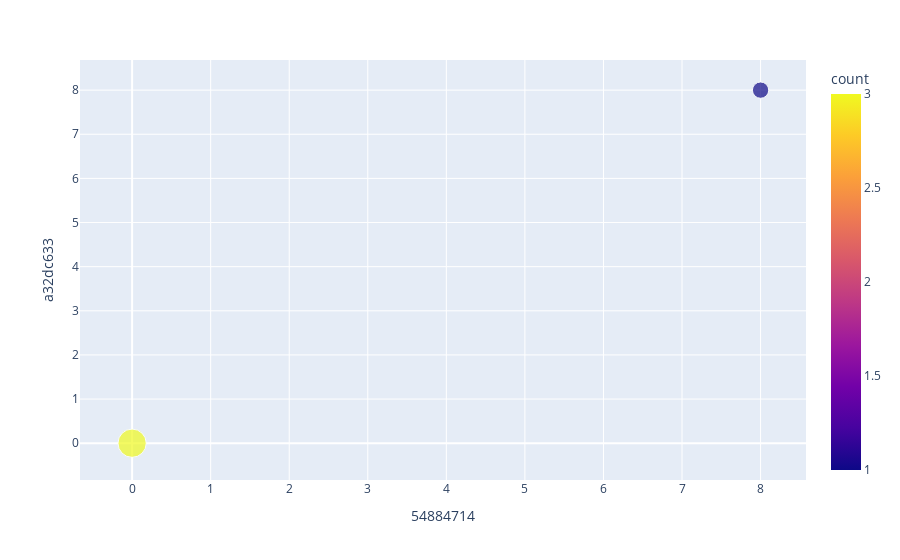

Here is the notebook cell this chart was saved with:
### Code cell
xAxis = '54884714'
yAxis = 'a32dc633'
dfBroker19_1 = [df for df in dfList if df['name'] == 'abb-edge-19-broker-1'][0]
dfT1 = transposeData(dfBroker19_1['data'], '60T')
df1 = pd.DataFrame(dfT1, columns=[xAxis, yAxis])

df2 = df1.groupby([xAxis, yAxis]).size().reset_index(name='count')
display(df2)
fig = px.scatter(df2, x = xAxis, y = yAxis, size='count', color="count")
fig.show()

### Figure 1 — Plotly figure (JSON) as saved in the notebook; plotly's stock layout.template omitted (floating-point values rounded to 4 significant figures)
{"data": [{"hovertemplate": "54884714=%{x}<br>a32dc633=%{y}<br>count=%{marker.color}<extra></extra>", "legendgroup": "", "marker": {"color": [3, 1], "coloraxis": "coloraxis", "size": [3, 1], "sizemode": "area", "sizeref": 0.0075, "symbol": "circle"}, "mode": "markers", "name": "", "orientation": "v", "showlegend": false, "type": "scatter", "x": [0, 8], "xaxis": "x", "y": [0, 8], "yaxis": "y"}], "layout": {"coloraxis": {"colorbar": {"title": {"text": "count"}}, "colorscale": [[0, "#0d0887"], [0.1111, "#46039f"], [0.2222, "#7201a8"], [0.3333, "#9c179e"], [0.4444, "#bd3786"], [0.5556, "#d8576b"], [0.6667, "#ed7953"], [0.7778, "#fb9f3a"], [0.8889, "#fdca26"], [1, "#f0f921"]]}, "legend": {"itemsizing": "constant", "tracegroupgap": 0}, "margin": {"t": 60}, "xaxis": {"anchor": "y", "domain": [0, 1], "title": {"text": "54884714"}}, "yaxis": {"anchor": "x", "domain": [0, 1], "title": {"text": "a32dc633"}}}}
